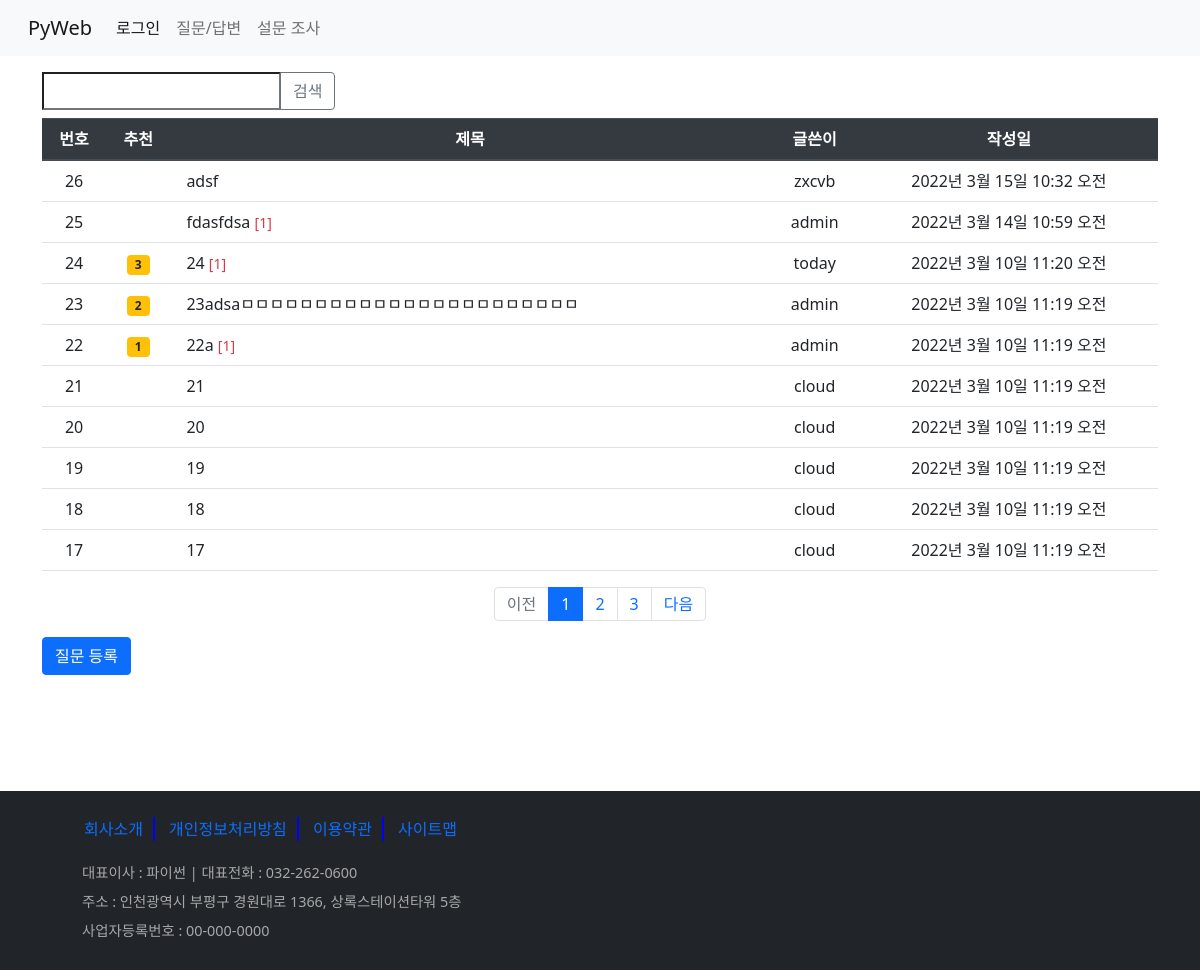
The app's page /board/boardlist/, older data.
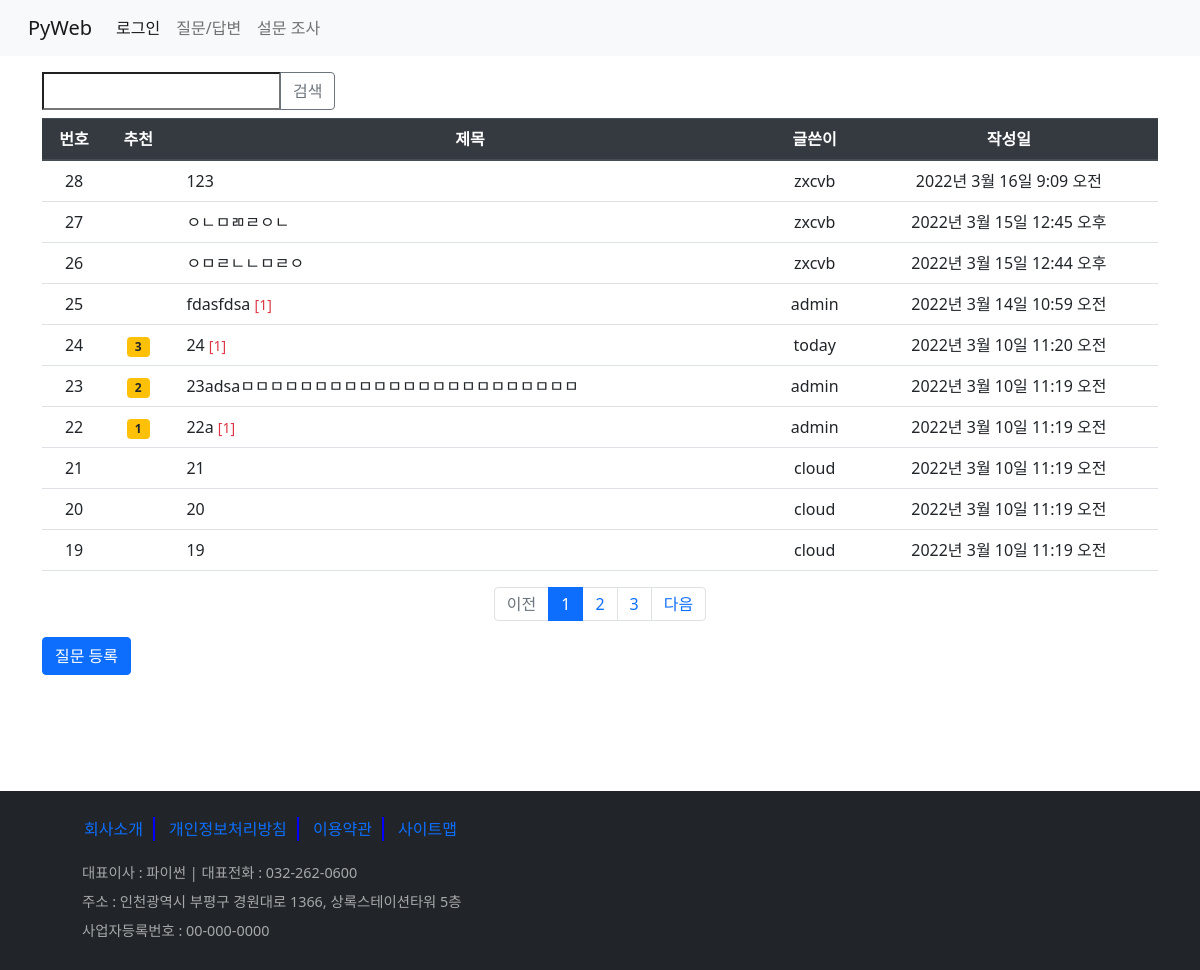
The same page, newer data.
### board/models.py (models this page shows, shortened)
class Question(models.Model):
    subject = models.CharField(max_length=200)
    content = models.TextField()
    create_date = models.DateTimeField()                                                            # 반드시 있어야 함(NOT NULL)
    modify_date = models.DateTimeField(null=True, blank=True)                                       # null 허용, blank - 폼 데이터 null
    author = models.ForeignKey(User, on_delete=models.CASCADE, related_name='author_question')      # user의 username과 외래키 설정
    voter = models.ManyToManyField(User, related_name='voter_question')                             # 추천수 - 다대다 관계

### board/views/base_views.py (the view, shortened to what this page needs)
# urls.py: path('boardlist/', base_views.boardlist, name='boardlist'),      # 127.0.0.1:8000/board/boardlist
def boardlist(request):
    question_list = Question.objects.order_by('-create_date')   # 내림차순(-) / -pk도 가능
    page = request.GET.get('page', '1')              # 페이지
    kw = request.GET.get('kw', '')
    paginator = Paginator(question_list, 10)         # 페이지당 10개 자료
    page_obj = paginator.get_page(page)
    context = {'question_list':page_obj, 'page':page, 'kw':kw}
    return render(request, 'board/question_list.html', context)

### board/templatetags/board_filter.py (called while the page is built)
@register.filter
def sub(value, arg):
    return value - arg

### templates/board/question_list.html (shortened to what this page needs)
{% extends 'base.html' %}
{% load board_filter %}
{% block content %}
    <div class="container my-3">
        <div class="row justify-content-end mb-2">
            <div class="col-4 input-group">
                <input type="text" class="kw" value="{{ kw|default_if_none:'' }}">
                <div class="input-group-append">
                    <button type="button" id="btn_search"
                            class="btn btn-outline-secondary">검색</button>
                </div>
            </div>
        </div>
        <table class="table">
            <thead class="thead-dark">
                <tr class="text-center">
                    <th>번호</th><th>추천</th><th>제목</th><th>글쓴이</th><th>작성일</th>
                </tr>
            </thead>
            <tbody>
                {% if question_list %}
                    {% for question in question_list %}
                <tr class="text-center">
                    <td>{{ question_list.paginator.count|sub:question_list.start_index|sub:forloop.counter0|add:1 }}</td>
                    <td>
                        {% if question.voter.count > 0 %}
                        <span class="badge badge-warning text-dark px-2 py-1">{{ question.voter.count }}</span>
                        {% endif %}
                    </td>
                    <td class="text-left px-3">
                        <a href="{% url 'board:detail' question.id %}"
                           class="text-decoration-none text-dark">{{ question.subject }}</a>
                        {% if question.answer_set.count > 0 %}
                        <span class="text-danger small">[{{ question.answer_set.count }}]</span>
                        {% endif %}
                    </td>
                    <td>
                        {{ question.author }}
                    </td>
                    <td>
                        {{ question.create_date }}
                    </td>
                </tr>
                    {% endfor %}
                {% else %}
                <p>질문이 없습니다.</p>
                {% endif %}
            </tbody>
        </table>
        <ul class="pagination justify-content-center">
            {% if question_list.has_previous %}
            <li class="page-item">
                <a class="page-link" href="?page={{ question_list.previous_page_number }}">이전</a>
            </li>
            {% else %}
            <li class="page-item disabled">
                <a class="page-link" href="#">이전</a>
            </li>
            {% endif %}
        {% for page_number in question_list.paginator.page_range %}
            {% if page_number == question_list.number %}
            <li class="page-item active">
                <a class="page-link" href="#" data-page="{{ page_number }}">{{ page_number }}</a>
            </li>
            {% else %}
            <li class="page-item">
                <a class="page-link" href="#" data-page="{{ page_number }}">{{ page_number }}</a>
            </li>
            {% endif %}
        {% endfor %}
            {% if question_list.has_next %}
            <li class="page-item">
                <a class="page-link" href="?page={{ question_list.next_page_number }}">다음</a>
            </li>
            {% else %}
            <li class="page-item disabled">
                <a class="page-link" href="#">다음</a>
            </li>
            {% endif %}
        </ul>
        <a href="{% url 'board:question_create' %}" class="btn btn-primary">질문 등록</a>
        <div class="question_list"></div>
    </div>
{% endblock %}

Row changes from the older to the newer data that the page shows:
removed Question: paginator.count|sub "26", subject "adsf", author "zxcvb", create_date "2022년 3월 15일 10:32 오전"
no longer on this page (row unchanged): Question: paginator.count|sub "18", subject "18", author "cloud", create_date "2022년 3월 10일 11:19 오전"
no longer on this page (row unchanged): Question: paginator.count|sub "17", subject "17", author "cloud", create_date "2022년 3월 10일 11:19 오전"
added Question: paginator.count|sub "28", subject "123", author "zxcvb", create_date "2022년 3월 16일 9:09 오전"
added Question: paginator.count|sub "27", subject "ㅇㄴㅁㄻㄹㅇㄴ", author "zxcvb", create_date "2022년 3월 15일 12:45 오후"
added Question: paginator.count|sub "26", subject "ㅇㅁㄹㄴㄴㅁㄹㅇ", author "zxcvb", create_date "2022년 3월 15일 12:44 오후"
